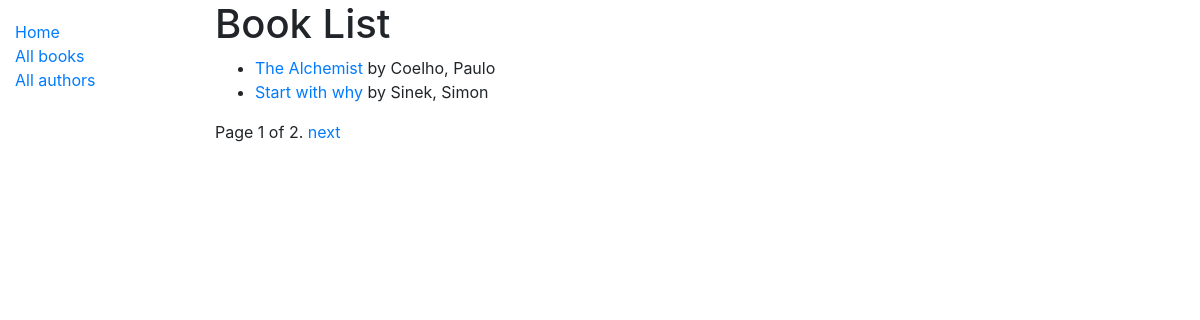
/catalog/books/, run on the app's committed database.
### catalog/models.py (models this page shows, shortened)
class Book(models.Model):
    title = models.CharField(max_length=200)
    slug = models.SlugField(max_length=250, null=True, blank=True)
    author = models.ForeignKey('Author', on_delete=models.SET_NULL, null=True)
    summary = models.TextField(
        max_length=1000, help_text='Enter a brief description of the book')
    isbn = models.CharField(
        'ISBN', max_length=13, help_text='13 Character <a href="https://www.isbn-international.org/content/what-isbn">ISBN number</a>')
    language = models.ForeignKey(
        'Language', on_delete=models.SET_NULL, null=True)
    genre = models.ManyToManyField(
        Genre, help_text='Select a genre for this book')

class Author(models.Model):
    first_name = models.CharField(max_length=100)
    last_name = models.CharField(max_length=100)
    date_of_birth = models.DateField(null=True, blank=True)
    date_of_death = models.DateField('Died', null=True, blank=True)
    def __str__(self):
        return f'{self.last_name}, {self.first_name}'
    class Meta:
        ordering = ['last_name', 'first_name']

### catalog/views.py (the view)
# urls.py: path('books/', views.BookListView.as_view(), name='books'),
class BookListView(generic.ListView):
    model = Book
    template_name = "book_list.html"
    paginate_by = 2
    def get_context_data(self, **kwargs):
        context = super(BookListView, self).get_context_data(**kwargs)
        context['some_data'] = 'This is just some data'
        return context

### catalog/templates/book_list.html
{% extends "base_generic.html" %}
{% block content %}
<h1>Book List</h1>
{% if book_list %}
<ul>
    {% for book in book_list %}
    <li>
        <a href={% url 'book-detail' book.slug%}>{{ book.title }}</a> by {{book.author}}
    </li>
    {% endfor %}
</ul>
{% else %}
<p>There are no books in the library.</p>
{% endif %}
{% endblock %}

### data on the page
Book: title "The Alchemist", author "Coelho, Paulo"
Book: title "Start with why", author "Sinek, Simon"

### other printed values
{{ page_obj.number }} "1"
{{ page_obj.paginator.num_pages }} "2"
